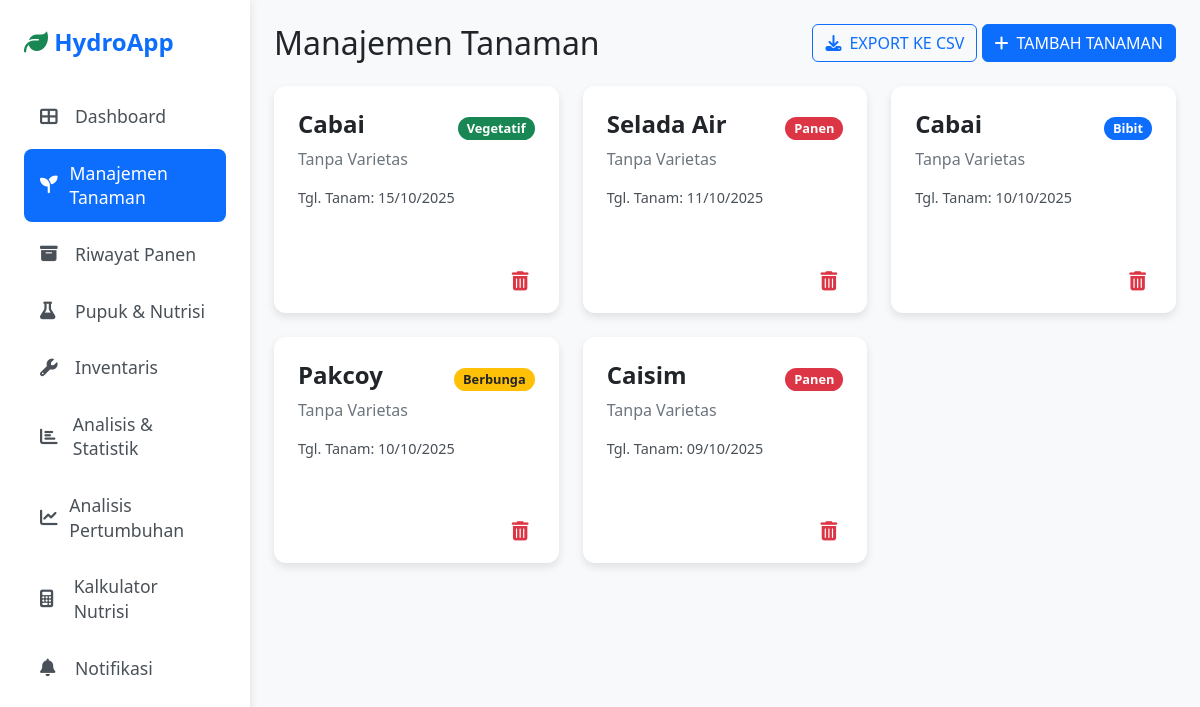
The page /tanaman/ on the database its author committed.
### hidroponik/models.py (models this page shows, shortened)
class Tanaman(models.Model):
    PLANT_CHOICES = [
        ('Bayam', 'Bayam'), ('Cabai', 'Cabai'), ('Caisim', 'Caisim'),
        ('Daun Bawang', 'Daun Bawang'), ('Kale', 'Kale'), ('Kangkung', 'Kangkung'),
        ('Pakcoy', 'Pakcoy'), ('Selada Air', 'Selada Air'), ('Seledri', 'Seledri'),
        ('Stroberi', 'Stroberi'), ('Timun', 'Timun'), ('Tomat', 'Tomat'),
    ]
    STATUS_CHOICES = (
        ('Bibit', 'Bibit'),
        ('Vegetatif', 'Vegetatif'),
        ('Berbunga', 'Berbunga/Berbuah'),
        ('Panen', 'Panen'),
    )
    jenis_tanaman = models.CharField(max_length=50, choices=PLANT_CHOICES)
    varietas = models.CharField(max_length=100, blank=True, null=True, default="Tanpa Varietas")
    tanggal_tanam = models.DateField()
    media_tanam = models.CharField(max_length=100, blank=True)
    posisi = models.CharField(max_length=100, blank=True, verbose_name="Posisi Rak/Tandon")
    status = models.CharField(max_length=10, choices=STATUS_CHOICES, default='Bibit')
    target_ppm = models.PositiveIntegerField(blank=True, null=True)
    target_ph = models.FloatField(blank=True, null=True, verbose_name="Target pH Ideal")
    target_suhu = models.FloatField(blank=True, null=True, verbose_name="Target Suhu (°C)")
    tanggal_panen_estimasi = models.DateField(blank=True, null=True)
    deskripsi = models.TextField(blank=True, null=True, verbose_name="Catatan")
    UNIT_CHOICES = [
        ('gram', 'gram'),
        ('kg', 'kg'),
    ]
    jumlah_hasil_angka = models.FloatField(blank=True, null=True, verbose_name="Jumlah Hasil")
    satuan_hasil = models.CharField(max_length=5, choices=UNIT_CHOICES, default='gram', blank=True)
    catatan_panen = models.TextField(blank=True, verbose_name="Catatan Panen")

### hidroponik/views.py (the view)
# urls.py: path('tanaman/', views.manajemen_tanaman, name='manajemen_tanaman'),
def manajemen_tanaman(request):
    semua_tanaman = Tanaman.objects.exclude(status='Dipanen').order_by('-tanggal_tanam')
    context = {
        'semua_tanaman': semua_tanaman
    }
    return render(request, 'hidroponik/manajemen_tanaman.html', context)

### hidroponik/templates/hidroponik/manajemen_tanaman.html (shortened to what this page needs)
{% extends 'hidroponik/base.html' %}
{% block content %}
<div class="d-flex justify-content-between align-items-center mb-4">
    <h2 class="mb-0">Manajemen Tanaman</h2>
    <div>
        <a href="{% url 'export_csv' %}" class="btn btn-outline-primary">
            <i class="fas fa-download me-2"></i>EXPORT KE CSV
        </a>
        <a href="{% url 'tambah_tanaman' %}" class="btn btn-primary">
            <i class="fas fa-plus me-2"></i>TAMBAH TANAMAN
        </a>
    </div>
</div>
<div class="row">
    {% for tanaman in semua_tanaman %}
    <div class="col-md-6 col-lg-4 mb-4">
        <div class="card plant-card h-100">
            <a href="{% url 'detail_tanaman' tanaman.pk %}" class="text-decoration-none text-dark">
                <div class="card-body">
                    <div class="d-flex justify-content-between align-items-center">
                        <h4 class="plant-name">{{ tanaman.get_jenis_tanaman_display }}</h4>
                        <span class="badge rounded-pill
                            {% if tanaman.status == 'Bibit' %} bg-primary
                            {% elif tanaman.status == 'Vegetatif' %} bg-success
                            {% elif tanaman.status == 'Berbunga' %} bg-warning text-dark
                            {% elif tanaman.status == 'Panen' %} bg-danger
                            {% else %} bg-secondary
                            {% endif %}">
                            {{ tanaman.status }}
                        </span>
                    </div>
                    <p class="plant-variety">{{ tanaman.varietas }}</p>
                    <p class="plant-date">Tgl. Tanam: {{ tanaman.tanggal_tanam|date:"d/m/Y" }}</p>
                </div>
            </a>
            <form action="{% url 'hapus_tanaman' tanaman.pk %}" method="post" onsubmit="return confirm('Anda yakin ingin menghapus tanaman ini?');">
                <button type="submit" class="delete-btn"><i class="fas fa-trash-alt"></i></button>
            </form>
        </div>
    </div>
    {% empty %}
    <div class="col-12">
        <p class="text-center text-muted">Belum ada tanaman yang aktif. Silakan tambahkan.</p>
    </div>
    {% endfor %}
</div>
{% endblock %}

### hidroponik/templates/hidroponik/base.html (style rules this page uses)
body { background-color: #f8f9fa; }

### hidroponik/templates/hidroponik/manajemen_tanaman.html (style rules this page uses)
.plant-card { box-shadow: 0 4px 8px rgba(0,0,0,0.1); border-radius: 12px; border: none; transition: transform .2s; position: relative; padding-bottom: 4rem; }
.plant-card .card-body { padding: 1.5rem; }
.plant-card .plant-name { font-weight: 600; font-size: 1.5rem; margin-bottom: 0.5rem; }
.plant-card .plant-variety { color: #6c757d; margin-bottom: 1rem; }
.plant-card .plant-date { font-size: 0.9rem; color: #495057; }
.plant-card .badge { font-size: 0.8rem; padding: 0.4em 0.7em; }
.delete-btn { position: absolute; bottom: 1rem; right: 1.5rem; background: none; border: none; color: #dc3545; font-size: 1.2rem; cursor: pointer; }

### rows shown on the page
Tanaman: jenis_tanaman "Cabai", status "Vegetatif", varietas "Tanpa Varietas", tanggal_tanam "15/10/2025"
Tanaman: jenis_tanaman "Selada Air", status "Panen", varietas "Tanpa Varietas", tanggal_tanam "11/10/2025"
Tanaman: jenis_tanaman "Cabai", status "Bibit", varietas "Tanpa Varietas", tanggal_tanam "10/10/2025"
Tanaman: jenis_tanaman "Pakcoy", status "Berbunga", varietas "Tanpa Varietas", tanggal_tanam "10/10/2025"
Tanaman: jenis_tanaman "Caisim", status "Panen", varietas "Tanpa Varietas", tanggal_tanam "09/10/2025"
